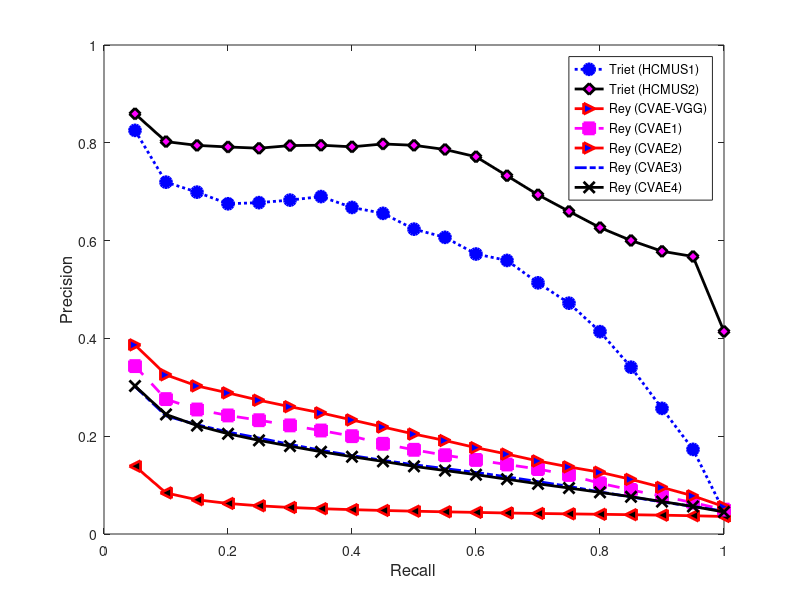

Source code (MATLAB):
clear all
close all
figure
clc

HCMUS_Run_1=[     
0.050000        0.825416
0.100000        0.719503
0.150000        0.699092
0.200000        0.675308
0.250000        0.677628
0.300000        0.682808
0.350000        0.690042
0.400000        0.667798
0.450000        0.655734
0.500000        0.623407
0.550000        0.606667
0.600000        0.572570
0.650000        0.559440
0.700000        0.513640
0.750000        0.472037
0.800000        0.413794
0.850000        0.341097
0.900000        0.256905
0.950000        0.173059
1.000000        0.045913
];
M_HCMUS_Run_1=mean(HCMUS_Run_1(:,2))    
hHCMUS_Run_1=plot(HCMUS_Run_1(:,1),HCMUS_Run_1(:,2),'b:o', 'LineWidth',2,'MarkerSize',8, 'MarkerFaceColor','b');%axis square,'View Context')
hold on,

HCMUS_Run_2=[
0.050000        0.859216
0.100000        0.802431
0.150000        0.794737
0.200000        0.791488
0.250000        0.788932
0.300000        0.794304
0.350000        0.795085
0.400000        0.791779
0.450000        0.797641
0.500000        0.794907
0.550000        0.786304
0.600000        0.771459
0.650000        0.732571
0.700000        0.693644
0.750000        0.659768
0.800000        0.626586
0.850000        0.600271
0.900000        0.578238
0.950000        0.567501
1.000000        0.414191

];
MHCMUS_Run_2=mean(HCMUS_Run_2(:,2))      
hHCMUS_Run_2=plot(HCMUS_Run_2(:,1),HCMUS_Run_2(:,2),'k-d', 'LineWidth',2,'MarkerSize',8,'MarkerFaceColor','m');%axis square,'View Context')
hold on,

CVAE_VGG=[
0.050000        0.138629
0.100000        0.084044
0.150000        0.070009
0.200000        0.062488
0.250000        0.057695
0.300000        0.054241
0.350000        0.051744
0.400000        0.049802
0.450000        0.048145
0.500000        0.046653
0.550000        0.045347
0.600000        0.044193
0.650000        0.042945
0.700000        0.042006
0.750000        0.041166
0.800000        0.040324
0.850000        0.039463
0.900000        0.038498
0.950000        0.037331
1.000000        0.035835
];
M_CVAE_VGG=mean(CVAE_VGG(:,2))      
hCVAE_Run_2=plot(CVAE_VGG(:,1),CVAE_VGG(:,2),'r-<', 'LineWidth',2,'MarkerSize',8,'MarkerFaceColor','k');%axis square,'View Context')
hold on,

CVAE_Run_1=[
0.050000        0.343336
0.100000        0.275866
0.150000        0.254600
0.200000        0.242450
0.250000        0.232684
0.300000        0.222112
0.350000        0.211676
0.400000        0.200061
0.450000        0.184472
0.500000        0.172194
0.550000        0.161133
0.600000        0.151442
0.650000        0.142145
0.700000        0.132850
0.750000        0.120731
0.800000        0.103753
0.850000        0.090158
0.900000        0.077256
0.950000        0.064207
1.000000        0.049883];
M_CVAE_Run_1=mean(CVAE_Run_1(:,2))      
hCVAE_Run_1=plot(CVAE_Run_1(:,1),CVAE_Run_1(:,2),'m--s', 'LineWidth',2,'MarkerSize',8,'MarkerFaceColor','m');%axis square,'View Context')
hold on,


CVAE_Run_2 =[
0.050000        0.386742
0.100000        0.325463
0.150000        0.302810
0.200000        0.288568
0.250000        0.273563
0.300000        0.260320
0.350000        0.247675
0.400000        0.233216
0.450000        0.218817
0.500000        0.204397
0.550000        0.191132
0.600000        0.176546
0.650000        0.163425
0.700000        0.149354
0.750000        0.137199
0.800000        0.126332
0.850000        0.111684
0.900000        0.095349
0.950000        0.078012
1.000000        0.055976
];
M_CVAE_Run_2 = mean(CVAE_Run_2(:,2))      
hCVAE_Run_2 = plot(CVAE_Run_2(:,1),CVAE_Run_2(:,2),'r->', 'LineWidth',2,'MarkerSize',8,'MarkerFaceColor','b');%axis square,'View Context')
hold on,

CVAE_Run_3 =[
0.050000        0.301478
0.100000        0.241550
0.150000        0.223536
0.200000        0.208445
0.250000        0.196246
0.300000        0.183200
0.350000        0.171232
0.400000        0.160339
0.450000        0.150582
0.500000        0.141688
0.550000        0.133752
0.600000        0.125854
0.650000        0.116821
0.700000        0.107201
0.750000        0.097311
0.800000        0.086044
0.850000        0.075845
0.900000        0.065480
0.950000        0.056463
1.000000        0.046792
];
M_CVAE_Run_3 = mean(CVAE_Run_3(:,2))      
hCVAE_Run_3 = plot(CVAE_Run_3(:,1),CVAE_Run_3(:,2),'b-.', 'LineWidth',2,'MarkerSize',8,'MarkerFaceColor','b');%axis square,'View Context')
hold on,

CVAE_Run_4 =[
0.050000        0.302683
0.100000        0.244497
0.150000        0.221814
0.200000        0.205026
0.250000        0.191445
0.300000        0.179637
0.350000        0.168217
0.400000        0.158079
0.450000        0.148498
0.500000        0.138304
0.550000        0.129804
0.600000        0.121357
0.650000        0.111999
0.700000        0.102643
0.750000        0.093978
0.800000        0.085138
0.850000        0.076222
0.900000        0.066355
0.950000        0.056301
1.000000        0.045078
];

M_CVAE_Run_4 = mean(CVAE_Run_4(:,2))      
hCVAE_Run_4 = plot(CVAE_Run_4(:,1),CVAE_Run_4(:,2),'k-x', 'LineWidth',2,'MarkerSize',8,'MarkerFaceColor','b');%axis square,'View Context')
hold on,

%axis([0 1 0 1]);
xlabel('Recall','Fontsize',12),ylabel('Precision' ,'Fontsize',12)
H=[hHCMUS_Run_1 hHCMUS_Run_2 hCVAE_Run_2 hCVAE_Run_1 hCVAE_Run_2 hCVAE_Run_3 hCVAE_Run_4 ];
% 'Tran (RNIRAP1)', 'Tran (RNIRAP2)' , 'Tran (RNIRAP3)', 'Tran (BoW1)', 'Tran (BoW2)'
legend(H, 'Triet (HCMUS1)', 'Triet (HCMUS2)', 'Rey (CVAE-VGG)', 'Rey (CVAE1)', 'Rey (CVAE2)', 'Rey (CVAE3)', 'Rey (CVAE4)');
%legend(H,'Hybrid Radial Distance','D2','SHELL','LightFiedl Descriptor','Hybrid-Depth-SH')
%legend(H,'Hybrid Radial Distance','Global Radial Distance','Local Radial Distance','D2','LightFiedl Descriptor','3DOR')
xlabel('Recall','Fontsize',12),ylabel('Precision' ,'Fontsize',12)
%title('PSB database', 'FontSize',12);

box on
% axis square
axis([0 1 0 1])
%G_Hybrid =   0.6284
%G_D2 =    0.2225
%G_SHELL =    -4.8039
%G_LF_2nd =   0.5599
%G_ThreeDOR =    0.7109
    
    
%title('PSB Precision-recall Plot-Hybrid-(20 Views)')
%axis equal
%legend(H,'Shape context based View Context','Light Field Descriptor','D2','SHELL','Hybrid Descriptor')
%legend(H,'Shape context based View Context','Light Field
%Descriptor','D2','SHELL','Moments based View Context','Feature Views Moments','Hybrid Descriptor')
